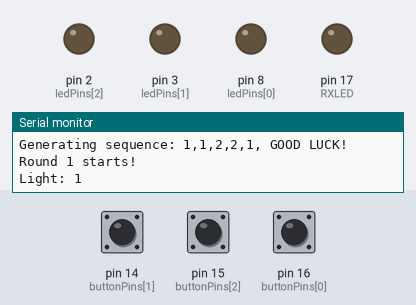
A program run on a simulated SparkFun Pro Micro, built with avr-gcc and run on an emulated ATmega32U4. Shown: output pins drawn as LEDs (lit = HIGH), the last lines printed to the serial monitor. Dashed ring = blinking. Inputs (shaded band) come from the test bench; at power-on: pin 15 (buttonPins[2]) HIGH, pin 14 (buttonPins[1]) HIGH, pin 16 (buttonPins[0]) HIGH. Random numbers use the default seed unless the program sets one.

Above: at 4.3 s.
4.4 s: pin 15 (buttonPins[2]) pulled LOW for 1 s
At 5.8 s:
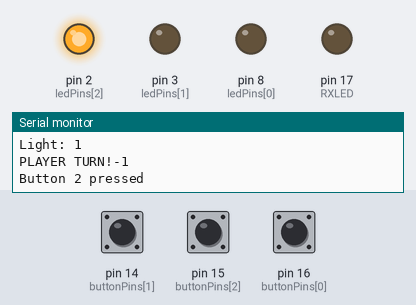
At 7.3 s:
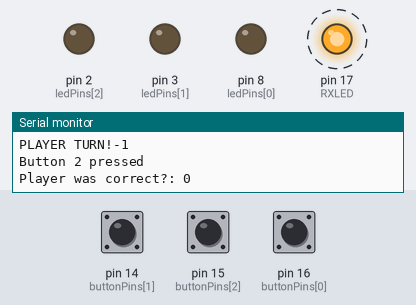
Timing chart, 0 to 14.4 s (numbered marks = the images above; inputs shaded):
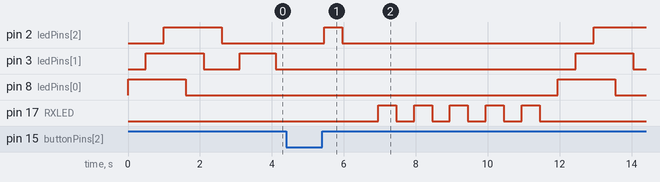

Measured:
- after the input at 4.4 s, pin 2 (ledPins[2]): LOW → HIGH after 1.1 s, → LOW 0.50 s later, → HIGH 7.0 s later; pin 3 (ledPins[1]): LOW → HIGH after 8.1 s, → LOW 1.6 s later; pin 8 (ledPins[0]): LOW → HIGH after 7.6 s, → LOW 1.6 s later; pin 17 (RXLED): alternates HIGH for 0.50 s and LOW for 0.50 s, 10 changes in all, then stays LOW, starting after 2.6 s

The program:

main.cpp
```cpp
#include <Arduino.h>
#include <Bounce2.h>
#include <header.h>

#define GAME_LENGTH 5
#define LEDS_COUNT 3
#define UNSET -1

int sequence[GAME_LENGTH];
unsigned int ledPins[] = {8, 3, 2};
unsigned int buttonPins[] = {16, 14, 15};
volatile int playerSequence[GAME_LENGTH];
volatile int playerMove = 0;
Bounce buttons[3];

void setup()
{
  Serial.begin(9600);
  prepareLeds();
  prepareButtons();
}

void loop()
{
  generateSequence();
  bool isCorrect;
  for (int i = 1; i <= GAME_LENGTH; i++)
  {
    simonSays(i);
    playerTurn(i);
    delay(1000);
    isCorrect = checkPlayerSequence(i);
    if (!isCorrect)
    {
      gameLost();
      break;
    }
  }
  if (isCorrect)
  {
    gameWon();
  }
  playLedCheck();
}

void prepareLeds()
{
  setLedPins(OUTPUT);
  playLedCheck();
}

void prepareButtons()
{
  for (int i = 0; i < LEDS_COUNT; i++)
  {
    buttons[i] = Bounce();
    buttons[i].attach(buttonPins[i], INPUT_PULLUP);
    buttons[i].interval(50);
  }
}

void setLedPins(int mode)
{
  for (int i = 0; i < LEDS_COUNT; i++)
  {
    pinMode(ledPins[i], mode);
  }
}

void playLedCheck()
{
  for (int i = 0; i < LEDS_COUNT; i++)
  {
    digitalWrite(ledPins[i], HIGH);
    delay(500);
  }
  delay(100);
  for (int i = 0; i < LEDS_COUNT; i++)
  {
    digitalWrite(ledPins[i], LOW);
    delay(500);
  }
}
void generateSequence()
{
  Serial.print("Generating sequence: ");
  for (int i = 0; i < GAME_LENGTH; i++)
  {
    sequence[i] = random(0, LEDS_COUNT);
    Serial.print(sequence[i]);
    Serial.print(",");
  }
  Serial.println(" GOOD LUCK!");
}

void simonSays(int round)
{
  Serial.print("Round ");
  Serial.print(round);
  Serial.println(" starts!");
  for (int i = 0; i < round; i++)
  {
    Serial.print("Light: ");
    Serial.println(sequence[i]);
    int pin = sequence[i];
    digitalWrite(ledPins[pin], HIGH);
    delay(1000);
    digitalWrite(ledPins[pin], LOW);
    delay(500);
  }
}

void playerTurn(int round)
{
  int playerMove = 0;
  initPlayerTurn();
  Serial.print("PLAYER TURN!");
  Serial.println(playerSequence[round - 1]);
  while (playerSequence[round - 1] == UNSET)
  {
    readPlayerSequence();
  }
  delay(500);
  //resetuje wszystkie ledy bo powyzsza petla wychodzi po wcisnieciu ostatniego przycisku
  //i nie odpala sie procedura gaszenia
  for (int i = 0; i < LEDS_COUNT; i++)
  {
    digitalWrite(ledPins[i], LOW);
  }
}

void initPlayerTurn()
{
  playerMove = 0;
  for (int i = 0; i < GAME_LENGTH; i++)
  {
    playerSequence[i] = UNSET;
  }
}

void readPlayerSequence()
{
  for (int i = 0; i < LEDS_COUNT; i++)
  {
    buttons[i].update();
    int value = buttons[i].read();
    if (buttons[i].rose())
    {
      Serial.print("Button ");
      Serial.print(i);
      Serial.println(" pressed");
      digitalWrite(ledPins[i], HIGH);
      playerSequence[playerMove] = i;
      playerMove++;
    }
    else if (buttons[i].fell())
    {
      digitalWrite(ledPins[i], LOW);
    }
  }
}

boolean checkPlayerSequence(int round)
{
  bool isCorrect = true;
  for (int i = 0; i < round; i++)
  {
    if (sequence[i] != playerSequence[i])
    {
      isCorrect = false;
    }
  }
  Serial.print("Player was correct?: ");
  Serial.print(isCorrect);
  return isCorrect;
}

void gameLost()
{
  int RXLED = 17;
  pinMode(RXLED, OUTPUT);
  for (int i = 0; i < 5; i++)
  {
    TXLED0;
    digitalWrite(RXLED, HIGH);
    delay(500);
    TXLED1;
    digitalWrite(RXLED, LOW);
    delay(500);
  }
}

void gameWon()
{
  for (int i = 0; i < 5; i++)
  {
    digitalWrite(ledPins[0], HIGH);
    digitalWrite(ledPins[1], HIGH);
    digitalWrite(ledPins[2], HIGH);
    delay(500);
    digitalWrite(ledPins[0], LOW);
    digitalWrite(ledPins[1], LOW);
    digitalWrite(ledPins[2], LOW);
    delay(500);
  }
}
```

header.h
```cpp
void setLedPins(int mode);
void playLedCheck();
void prepareButtons();
void generateSequence();
void prepareLeds();
void simonSays(int round);
void playerTurn(int round);
boolean checkPlayerSequence(int round);
void gameLost();
void gameWon();
void initPlayerTurn();
void readPlayerSequence();
```
